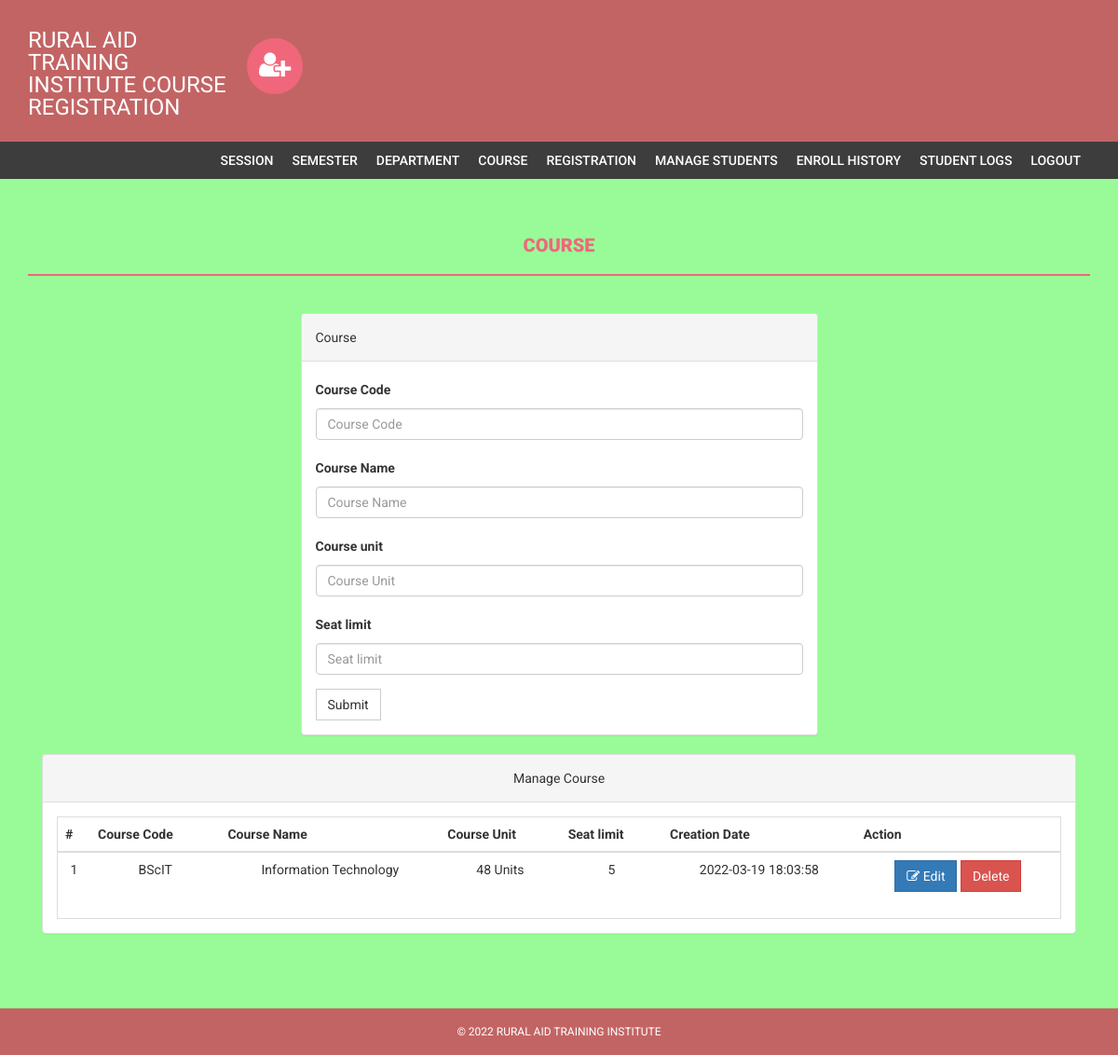
Page /admin/course.php (signed in) on the committed database.
### tables this page shows
CREATE TABLE `course` (
  `id` int(11) NOT NULL,
  `courseCode` varchar(255) NOT NULL,
  `courseName` varchar(255) NOT NULL,
  `courseUnit` varchar(255) NOT NULL,
  `noofSeats` int(11) NOT NULL,
  `creationDate` timestamp NOT NULL DEFAULT CURRENT_TIMESTAMP,
  `updationDate` varchar(255) NOT NULL
);

### admin/course.php (the view, shortened to what this page needs)
<?php
if(strlen($_SESSION['alogin'])==0)
    {
header('location:index.php');
}
else{
?>
<!DOCTYPE html>
<html xmlns="http://www.w3.org/1999/xhtml">
<head>
    <link href="assets/css/bootstrap.css" rel="stylesheet" />
    <link href="assets/css/font-awesome.css" rel="stylesheet" />
    <link href="assets/css/style.css" rel="stylesheet" />
</head>
<body style="background-color:palegreen;">
<?php include('includes/header.php');?>
<?php if($_SESSION['alogin']!="")
{
 include('includes/menubar.php');
}
 ?>
    <div class="content-wrapper">
        <div class="container">
              <div class="row">
                    <div class="col-md-12">
                        <h1 class="page-head-line">Course  </h1>
                    </div>
                </div>
                <div class="row" >
                  <div class="col-md-3"></div>
                    <div class="col-md-6">
                        <div class="panel panel-default">
                        <div class="panel-heading">
                           Course
                        </div>
                        <div class="panel-body">
                       <form name="dept" method="post">
   <div class="form-group">
    <label for="coursecode">Course Code  </label>
    <input type="text" class="form-control" id="coursecode" name="coursecode" placeholder="Course Code" required />
  </div>
 <div class="form-group">
    <label for="coursename">Course Name  </label>
    <input type="text" class="form-control" id="coursename" name="coursename" placeholder="Course Name" required />
  </div>
<div class="form-group">
    <label for="courseunit">Course unit  </label>
    <input type="text" class="form-control" id="courseunit" name="courseunit" placeholder="Course Unit" required />
  </div>
<div class="form-group">
    <label for="seatlimit">Seat limit  </label>
    <input type="text" class="form-control" id="seatlimit" name="seatlimit" placeholder="Seat limit" required />
  </div>
 <button type="submit" name="submit" class="btn btn-default">Submit</button>
</form>
                            </div>
                            </div>
                    </div>
                </div>
                <div class="col-md-12">
                    <div class="panel panel-default">
                        <div class="panel-heading">
                            Manage Course
                        </div>
                        <div class="panel-body">
                            <div class="table-responsive table-bordered">
                                <table class="table">
                                    <thead>
                                        <tr>
                                            <th>#</th>
                                            <th>Course Code</th>
                                            <th>Course Name </th>
                                            <th>Course Unit</th>
                                            <th>Seat limit</th>
                                             <th>Creation Date</th>
                                             <th>Action</th>
                                        </tr>
                                    </thead>
                                    <tbody>
<?php
$sql=mysqli_query($bd, "select * from course");
$cnt=1;
while($row=mysqli_fetch_array($sql))
{
?>
                                        <tr>
                                            <td><?php echo $cnt;?></td>
                                            <td><?php echo htmlentities($row['courseCode']);?></td>
                                            <td><?php echo htmlentities($row['courseName']);?></td>
                                            <td><?php echo htmlentities($row['courseUnit']);?></td>
                                             <td><?php echo htmlentities($row['noofSeats']);?></td>
                                            <td><?php echo htmlentities($row['creationDate']);?></td>
                                            <td>
                                            <a href="edit-course.php?id=<?php echo $row['id']?>">
<button class="btn btn-primary"><i class="fa fa-edit "></i> Edit</button> </a>
  <a href="course.php?id=<?php echo $row['id']?>&del=delete" onClick="return confirm('Are you sure you want to delete?')">
                                            <button class="btn btn-danger">Delete</button>
</a>
                                            </td>
                                        </tr>
<?php
$cnt++;
} ?>
                                    </tbody>
                                </table>
                            </div>
                        </div>
                    </div>
                </div>
            </div>
        </div>
  <?php include('includes/footer.php');?>
</body>
</html>
<?php } ?>

### admin/assets/css/style.css (style rules this page uses)
body { font-family: 'Roboto', sans-serif; line-height: 30px; }
.content-wrapper { margin-top: 40px; min-height: 600px; padding-bottom: 60px; }
.page-head-line { font-weight: 900; padding-bottom: 20px; border-bottom: 2px solid #F0677C; text-transform: uppercase; color: #F0677C; font-size: 20px; margin-bottom: 40px; }
.btn { border-radius: 0px; -webkit-border-radius: 0px; -moz-border-radius: 0px; }

### admin/includes/footer.php (style rules this page uses)
.col-md-12 { text-align: center; }

### rows in the picture
course: courseCode "BScIT", courseName "Information Technology", courseUnit "48 Units", noofSeats "5", creationDate "2022-03-19 18:03:58"
